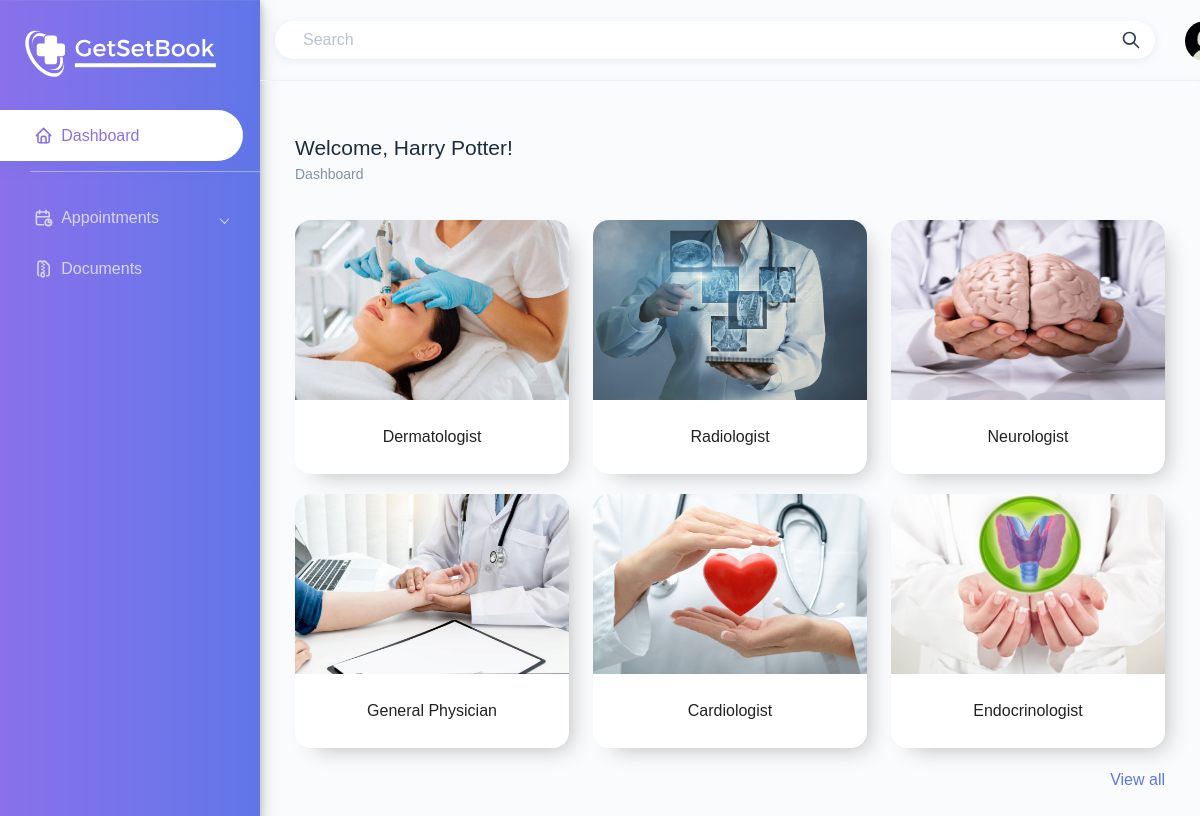
Screenshot of /patientHome/ (signed in) with the database file from the repository.
### account_app/models.py (models this page shows)
class User(AbstractUser):
    header_image = models.ImageField(null=True, blank=True, upload_to='profilePic/')
    middle_name = models.CharField(max_length=100, default='')
    date_of_birth = models.DateField(null=True,blank=True)
    contact_no = models.CharField(max_length=16)
    is_patient = models.BooleanField(default=False)
    is_doctor = models.BooleanField(default=False)
    is_admin = models.BooleanField(default=False)
    gender = models.CharField(max_length=10,default='None')
    def calculateAge(self):
        today = datetime.date.today()
        try:
            birthday = self.date_of_birth.replace(year=today.year)
        except ValueError:
            birthday = self.date_of_birth.replace(year=today.year,
                                    month=self.date_of_birth.month + 1, day=1)
        if birthday > today:
            return today.year - self.date_of_birth.year - 1
        else:
            return today.year - self.date_of_birth.year

### admin_app/models.py (models this page shows)
class Specialization(models.Model):
    header_image = models.ImageField(null=True, blank=True, upload_to="imagesSpl/")
    category = models.CharField(max_length=255)
    count = models.IntegerField(default=0)
    def __str__(self):
        return self.category

### patient_app/views.py (the view)
# urls.py: path('patientHome/', include('patient_app.urls')),
@login_required
def patientHome(request): #dynamic list that changes on the increasing demand of the specialization
    specialization = Specialization.objects.raw("select * from admin_app_specialization order by count desc limit 6")
    return render(request, "patientHome.html",context={'specialization':specialization,'head_spl':head_spl,'head_doc':head_doc})

### patient_app/templates/patientHome.html (shortened to what this page needs)
{% extends "base.html" %}
        {% block breadCrumb %}
            <div class="page-breadcrumb" style="margin-top: -56px">
                <div class="row">
                    <div class="col-7 align-self-center">
                        <h3 class="page-title text-truncate text-dark font-weight-medium mb-1">Welcome, {{ user.first_name }} {{ user.last_name }}!</h3>
                        <div class="d-flex align-items-center">
                            <nav aria-label="breadcrumb">
                                <ol class="breadcrumb m-0 p-0">
                                    <li class="breadcrumb-item"><a href="{% if user.is_doctor %}
                                                                            {% url 'doctorHome' user.id %}
                                                                        {% elif user.is_patient %}
                                                                            {% url 'patientHome' %}
                                                                        {% else %}
                                                                            {% url 'adminHome' %}
                                                                        {% endif %}">Dashboard</a>
                                    </li>
                                </ol>
                            </nav>
                        </div>
                    </div>
                </div>
            </div>
        {% endblock breadCrumb %}
        {% block context %}
            <div class="container-fluid">
            {% if user.is_patient %}
                <div class="card-columns" style="column-count: 3;orphans: 1; windows:1;">
                    {% for cat in specialization %}
                      <div class="card" style="border-radius: 16px;">
                        <img class="card-img-top" src="{{ cat.header_image.url }}" alt="{{ cat }}" width="100" height="180" style="border-radius: 16px 16px 0 0;">
                        <div class="card-body text-center">
                            <a href="{% url 'categoryList' cat %}" class="stretched-link" style="color: #222;"><p class="card-text">{{cat}}</p></a>
                        </div>
                      </div>
                  {% endfor %}
				</div>
				<div class="text-right">
					<a href="{% url 'specializationList' %}">View all</a>
				</div>
            {% else %}
                <h5>You are not authorized here!</h5>
            {% endif %}
            </div>
        {% endblock context %}

### rows the page displays
User: first_name "Harry", last_name "Potter"
Specialization: header_image (picture), category "Dermatologist"
Specialization: header_image (picture), category "General Physician"
Specialization: header_image (picture), category "Radiologist"
Specialization: header_image (picture), category "Cardiologist"
Specialization: header_image (picture), category "Neurologist"
Specialization: header_image (picture), category "Endocrinologist"
